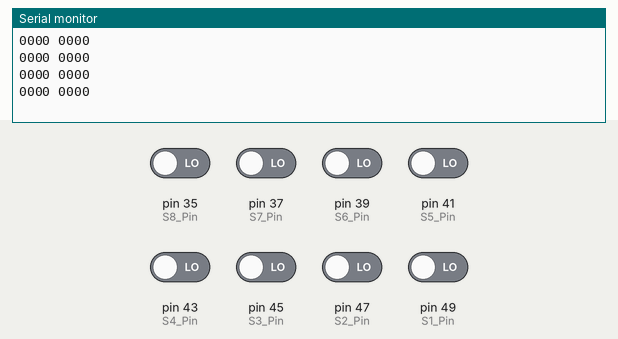
The sketch below on a simulated Arduino Mega 2560, built with avr-gcc and run on an emulated ATmega2560. Parts: the last lines printed to the serial monitor. The test bench sets the inputs (shaded band); at power-on: pin 35 (S8_Pin), pin 37 (S7_Pin), pin 39 (S6_Pin), pin 41 (S5_Pin), pin 43 (S4_Pin), pin 45 (S3_Pin), pin 47 (S2_Pin), pin 49 (S1_Pin) LOW.

Above: at 1.8 s.
1.9 s: pin 35 (S8_Pin) driven HIGH
At 2.4 s:
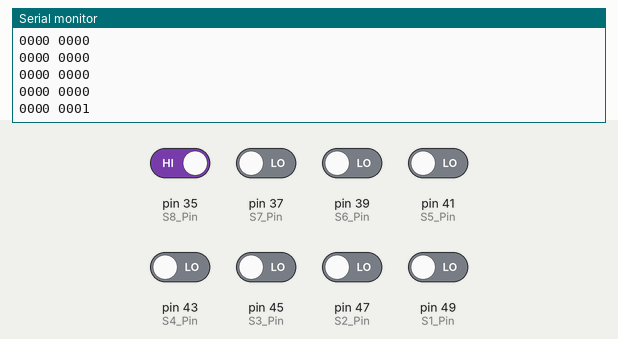
3.4 s: pin 37 (S7_Pin) driven HIGH
At 3.9 s:
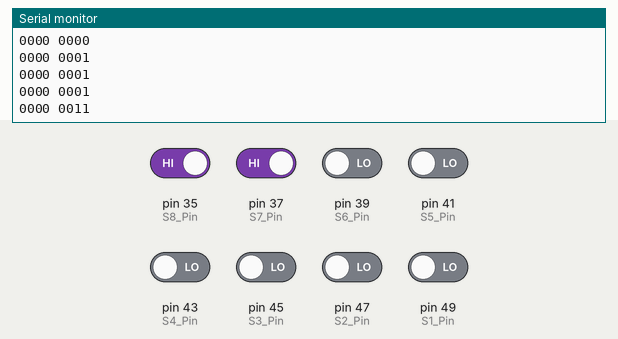
4.9 s: pin 39 (S6_Pin) driven HIGH
At 5.4 s:
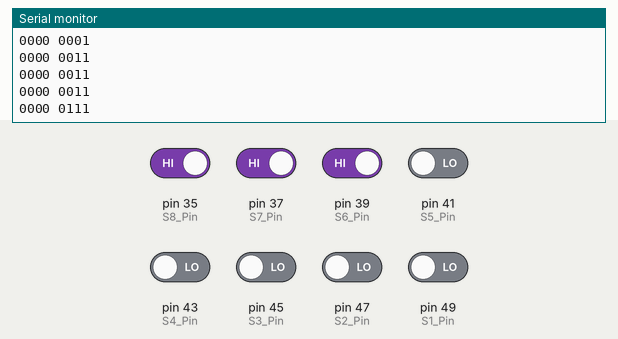
6.4 s: pin 41 (S5_Pin) driven HIGH
At 6.9 s:
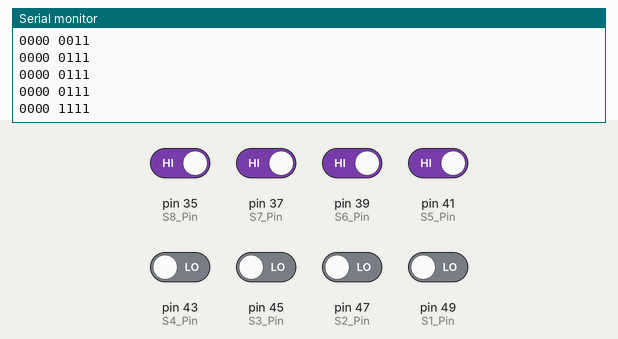
7.9 s: pin 43 (S4_Pin) driven HIGH
At 8.4 s:
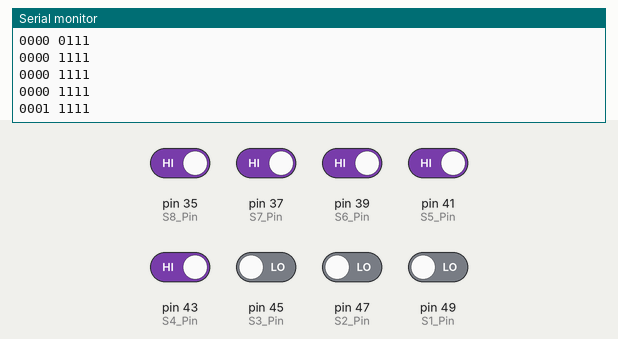
9.4 s: pin 45 (S3_Pin) driven HIGH
At 9.9 s:
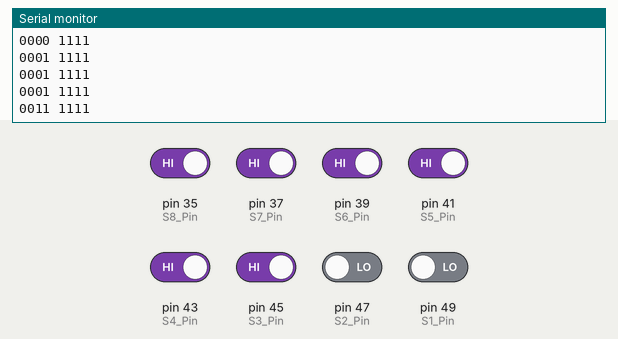
Timing chart, 0 to 11.9 s (numbered marks = the images above; inputs shaded):
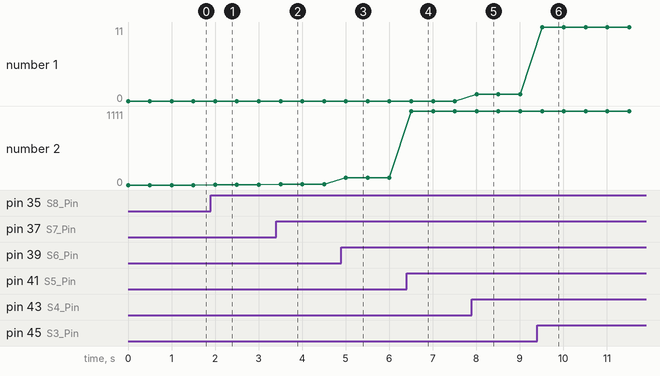

Measured:
- after the input at 1.9 s, the serial monitor: prints a new line after 0.10 s (image 1)
- after the input at 3.4 s, the serial monitor: prints a new line after 0.10 s (image 2)
- after the input at 4.9 s, the serial monitor: prints a new line after 0.11 s (image 3)
- after the input at 6.4 s, the serial monitor: prints a new line after 0.11 s (image 4)
- after the input at 7.9 s, the serial monitor: prints a new line after 0.11 s (image 5)
- after the input at 9.4 s, the serial monitor: prints a new line after 0.11 s (image 6)
- plotted number 1: 0 → 1 after the input at 7.9 s, 1 → 11 after the input at 9.4 s
- plotted number 2: 0 → 1 after the input at 1.9 s, 1 → 11 after the input at 3.4 s, 11 → 111 after the input at 4.9 s, 111 → 1111 after the input at 6.4 s

The sketch:

KeyControl_Example.ino
```cpp
#define SVCC_Pin 53
#define SGND_Pin 51
#define S1_Pin 49
#define S2_Pin 47
#define S3_Pin 45
#define S4_Pin 43
#define S5_Pin 41
#define S6_Pin 39
#define S7_Pin 37
#define S8_Pin 35

void setup() {
  // put your setup code here, to run once:
  Serial.begin(9600);
  pinMode(S1_Pin, INPUT);
  pinMode(S2_Pin, INPUT);
  pinMode(S3_Pin, INPUT);
  pinMode(S4_Pin, INPUT);
  pinMode(S5_Pin, INPUT);
  pinMode(S6_Pin, INPUT);
  pinMode(S7_Pin, INPUT);
  pinMode(S8_Pin, INPUT);

  pinMode(SVCC_Pin, OUTPUT);
  pinMode(SGND_Pin, OUTPUT);
  digitalWrite(SVCC_Pin,HIGH);
  digitalWrite(SGND_Pin,LOW);
}

void loop() {
  // put your main code here, to run repeatedly:
  Serial.print(digitalRead(S1_Pin));
  Serial.print(digitalRead(S2_Pin));
  Serial.print(digitalRead(S3_Pin));
  Serial.print(digitalRead(S4_Pin));
  Serial.print(" ");
  Serial.print(digitalRead(S5_Pin));
  Serial.print(digitalRead(S6_Pin));
  Serial.print(digitalRead(S7_Pin));
  Serial.print(digitalRead(S8_Pin));
  Serial.println("");
  delay(500);
}
```
